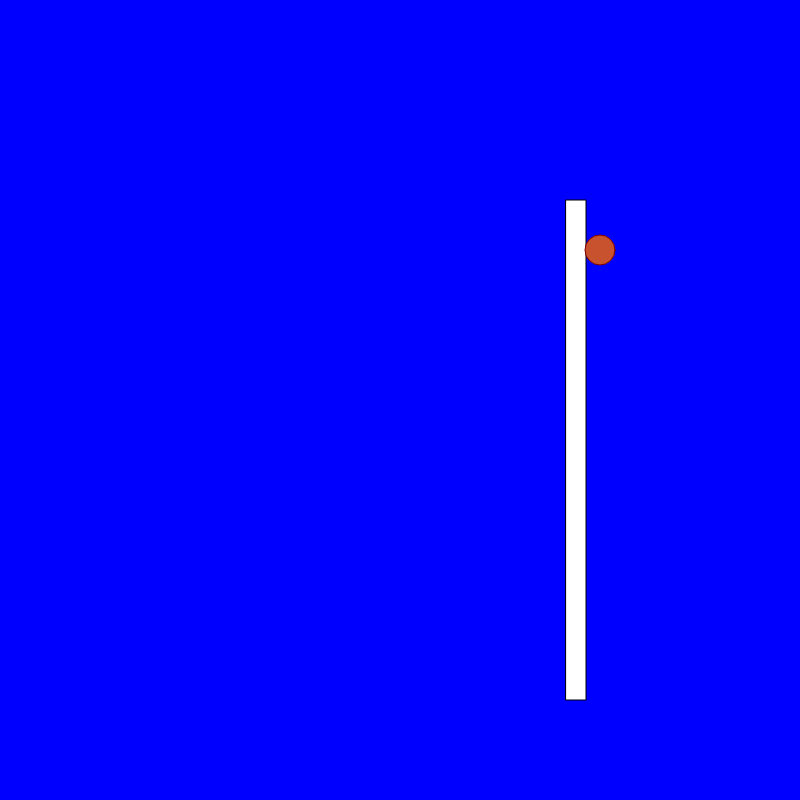
Frame 1 (no input)
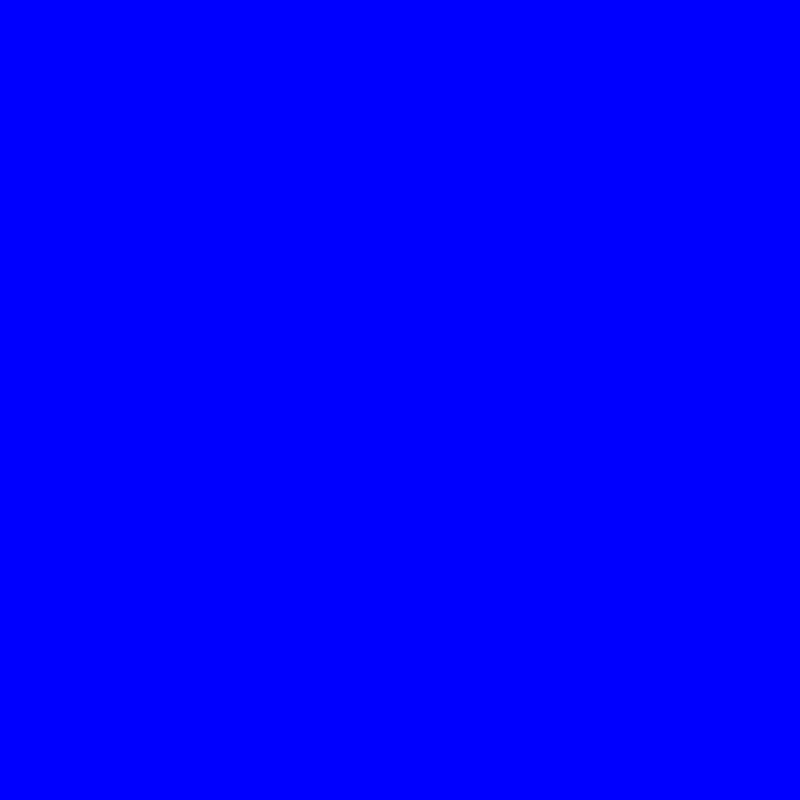
Frame 60 (no input)
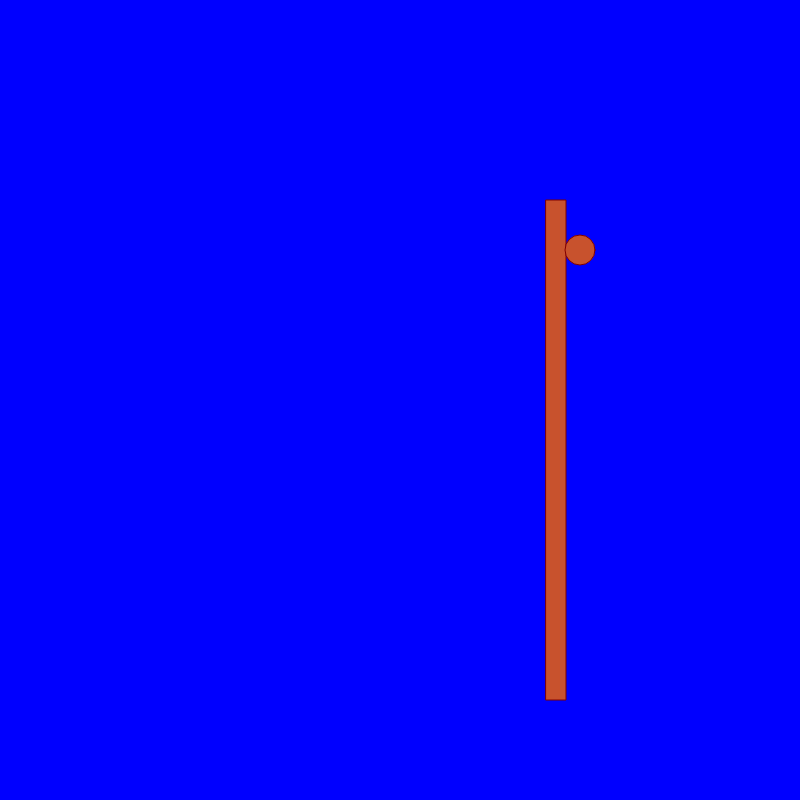
Frame 120 (the mouse pressed at the canvas centre since frame 60)

The p5.js sketch that drew these frames (run headless with seeded random() and noise() and a simulated clock; from frame 60 on, the mouse is pressed at the canvas centre):

// p5.js sketch
// ── sketch.js
var x = 0;

function setup() {
  // put setup code here
  createCanvas(800, 800);
}

function draw() {
  background('blue');
  translate(x, 0);
  hndrx();
  pop();

  x = x + 10;
  if (x > width) {
    x = -400;
  }
}

function hndrx() {
  rect(566, 200, 20, 500);
  fill(200, 82, 45);
  stroke(128, 0, 0);
  ellipse(600, 250, 30, 30);
}
